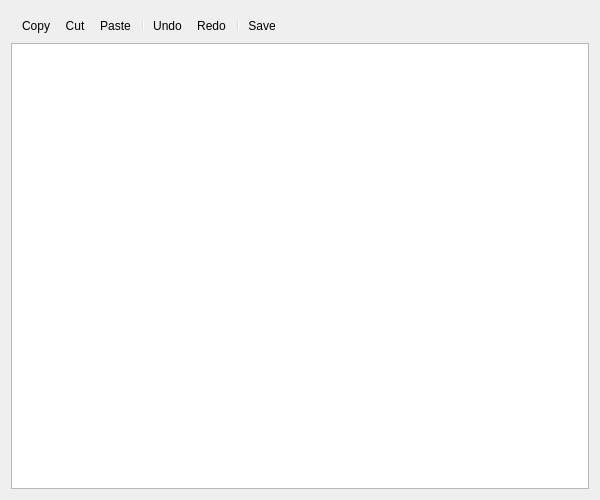
<?xml version="1.0" encoding="UTF-8"?>
<ui version="4.0">
 <class>NoteWindow</class>
 <widget class="QDialog" name="NoteWindow">
  <property name="geometry">
   <rect>
    <x>0</x>
    <y>0</y>
    <width>600</width>
    <height>500</height>
   </rect>
  </property>
  <property name="windowTitle">
   <string>Note</string>
  </property>
  <layout class="QVBoxLayout" name="verticalLayout_2">
   <property name="spacing">
    <number>3</number>
   </property>
   <property name="leftMargin">
    <number>11</number>
   </property>
   <property name="topMargin">
    <number>11</number>
   </property>
   <property name="rightMargin">
    <number>11</number>
   </property>
   <property name="bottomMargin">
    <number>11</number>
   </property>
   <item>
    <widget class="QToolBar" name="toolBar">
     <property name="sizePolicy">
      <sizepolicy hsizetype="Preferred" vsizetype="Minimum">
       <horstretch>0</horstretch>
       <verstretch>0</verstretch>
      </sizepolicy>
     </property>
     <property name="windowTitle">
      <string>toolBar</string>
     </property>
     <property name="iconSize">
      <size>
       <width>25</width>
       <height>25</height>
      </size>
     </property>
     <property name="toolButtonStyle">
      <enum>Qt::ToolButtonTextUnderIcon</enum>
     </property>
     <addaction name="actionCopy"/>
     <addaction name="actionCut"/>
     <addaction name="actionPaste"/>
     <addaction name="separator"/>
     <addaction name="actionUndo"/>
     <addaction name="actionRedo"/>
     <addaction name="separator"/>
     <addaction name="actionSave"/>
    </widget>
   </item>
   <item>
    <widget class="QTextEdit" name="textEdit">
     <property name="autoFormatting">
      <set>QTextEdit::AutoNone</set>
     </property>
     <property name="html">
      <string>&lt;!DOCTYPE HTML PUBLIC &quot;-//W3C//DTD HTML 4.0//EN&quot; &quot;http://www.w3.org/TR/REC-html40/strict.dtd&quot;&gt;
&lt;html&gt;&lt;head&gt;&lt;meta name=&quot;qrichtext&quot; content=&quot;1&quot; /&gt;&lt;style type=&quot;text/css&quot;&gt;
p, li { white-space: pre-wrap; }
&lt;/style&gt;&lt;/head&gt;&lt;body style=&quot; font-family:'MS Shell Dlg 2'; font-size:7.8pt; font-weight:400; font-style:normal;&quot;&gt;
&lt;p style=&quot;-qt-paragraph-type:empty; margin-top:10px; margin-bottom:0px; margin-left:10px; margin-right:10px; -qt-block-indent:0; text-indent:0px;&quot;&gt;&lt;br /&gt;&lt;/p&gt;&lt;/body&gt;&lt;/html&gt;</string>
     </property>
    </widget>
   </item>
  </layout>
  <action name="actionOpen">
   <property name="icon">
    <iconset resource="images.qrc">
     <normaloff>:/icons/icons/open.png</normaloff>:/icons/icons/open.png</iconset>
   </property>
   <property name="text">
    <string>Open</string>
   </property>
   <property name="shortcut">
    <string>Ctrl+O</string>
   </property>
  </action>
  <action name="actionSave">
   <property name="icon">
    <iconset resource="images.qrc">
     <normaloff>:/icons/icons/save.png</normaloff>:/icons/icons/save.png</iconset>
   </property>
   <property name="text">
    <string>Save</string>
   </property>
   <property name="shortcut">
    <string>Ctrl+S</string>
   </property>
  </action>
  <action name="actionCut">
   <property name="icon">
    <iconset resource="images.qrc">
     <normaloff>:/icons/icons/cut.png</normaloff>:/icons/icons/cut.png</iconset>
   </property>
   <property name="text">
    <string>Cut</string>
   </property>
   <property name="shortcut">
    <string>Ctrl+X</string>
   </property>
  </action>
  <action name="actionCopy">
   <property name="icon">
    <iconset resource="images.qrc">
     <normaloff>:/icons/icons/copy.png</normaloff>:/icons/icons/copy.png</iconset>
   </property>
   <property name="text">
    <string>Copy</string>
   </property>
   <property name="shortcut">
    <string>Ctrl+C</string>
   </property>
  </action>
  <action name="actionPaste">
   <property name="icon">
    <iconset resource="images.qrc">
     <normaloff>:/icons/icons/paste.png</normaloff>:/icons/icons/paste.png</iconset>
   </property>
   <property name="text">
    <string>Paste</string>
   </property>
   <property name="shortcut">
    <string>Ctrl+V</string>
   </property>
  </action>
  <action name="actionUndo">
   <property name="icon">
    <iconset resource="images.qrc">
     <normaloff>:/icons/icons/undo.png</normaloff>:/icons/icons/undo.png</iconset>
   </property>
   <property name="text">
    <string>Undo</string>
   </property>
   <property name="shortcut">
    <string>Ctrl+Z</string>
   </property>
  </action>
  <action name="actionRedo">
   <property name="icon">
    <iconset resource="images.qrc">
     <normaloff>:/icons/icons/redo.png</normaloff>:/icons/icons/redo.png</iconset>
   </property>
   <property name="text">
    <string>Redo</string>
   </property>
   <property name="shortcut">
    <string>Ctrl+Shift+Z</string>
   </property>
  </action>
 </widget>
 <resources>
  <include location="images.qrc"/>
 </resources>
 <connections/>
</ui>
